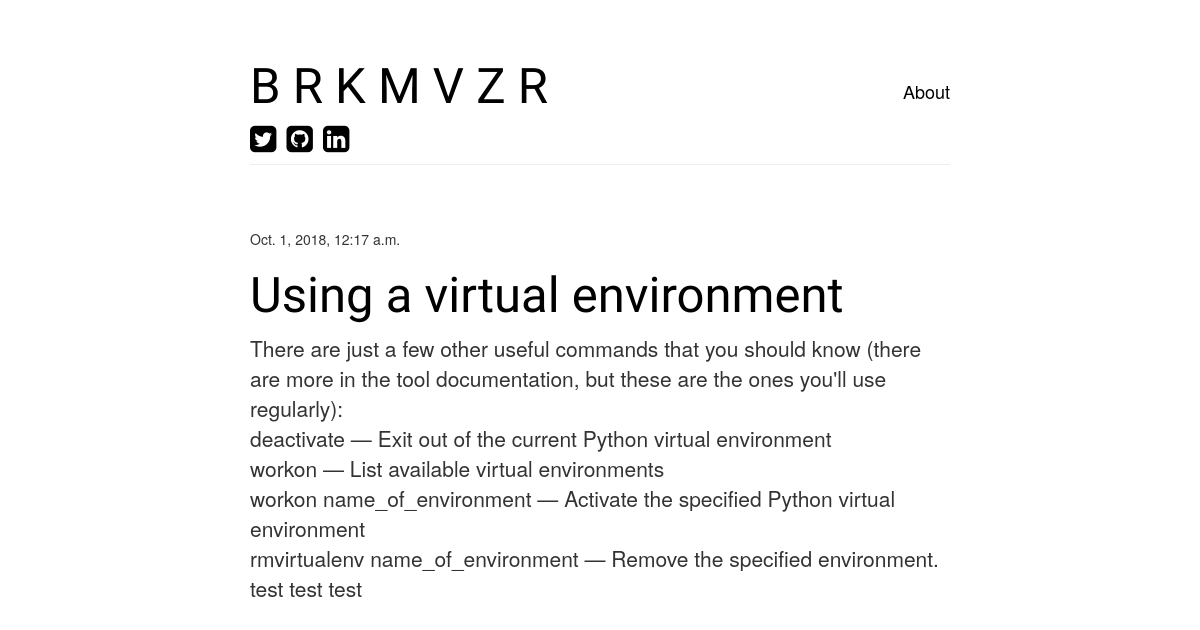
The app's page /post/2/ with its own data.
### blog/models.py (models this page shows, shortened)
class Post(models.Model):
    author = models.ForeignKey('auth.User', on_delete=models.CASCADE)
    title = models.CharField(max_length=200)
    text = models.TextField()
    created_date = models.DateTimeField(
                   default=timezone.now)
    published_date = models.DateTimeField(
                     blank=True, null=True)

### blog/views.py (the view)
# urls.py: path('post/<int:pk>/', views.post_detail, name='post_detail'),
def post_detail(request, pk):
    post = get_object_or_404(Post, pk=pk)
    return render(request, 'blog/post_detail.html', {'post': post})

### blog/templates/blog/post_detail.html (shortened to what this page needs)
{% extends 'blog/base.html' %}
{% block content %}
    <div class="post">
        {% if post.published_date %}
            <div class="date">
                {{ post.published_date }}
        {% else %}
            <a class="btn btn-default" href="{% url 'post_publish' pk=post.pk %}">Publish</a>
        {% endif %}
        <h1>{{ post.title }}</h1>
        <p class="post-summary">{{ post.text|linebreaksbr }}</p>
    </div>
{% endblock %}

### blog/static/css/blogtwo.css (style rules this page uses)
body { text-align: center; }
.post { margin-top: 8vh; }
h1 { color:black; font-family: 'Jua', sans-serif; font-size: 3.5em; }
.post-summary { font-size: 1.5em; }

### records on screen
Post: published_date "Oct. 1, 2018, 12:17 a.m.", title "Using a virtual environment", text "There are just a few other useful commands that you should know (there are more in the tool documentation, but these are the ones you'll use regularly): deactivate — Exit out of the current Python virtual environment workon — List available virtual environments workon name_of_environment — Activate the specified Python virtual environment rmvirtualenv name_of_environment — Remove the specified environment. test test test"
